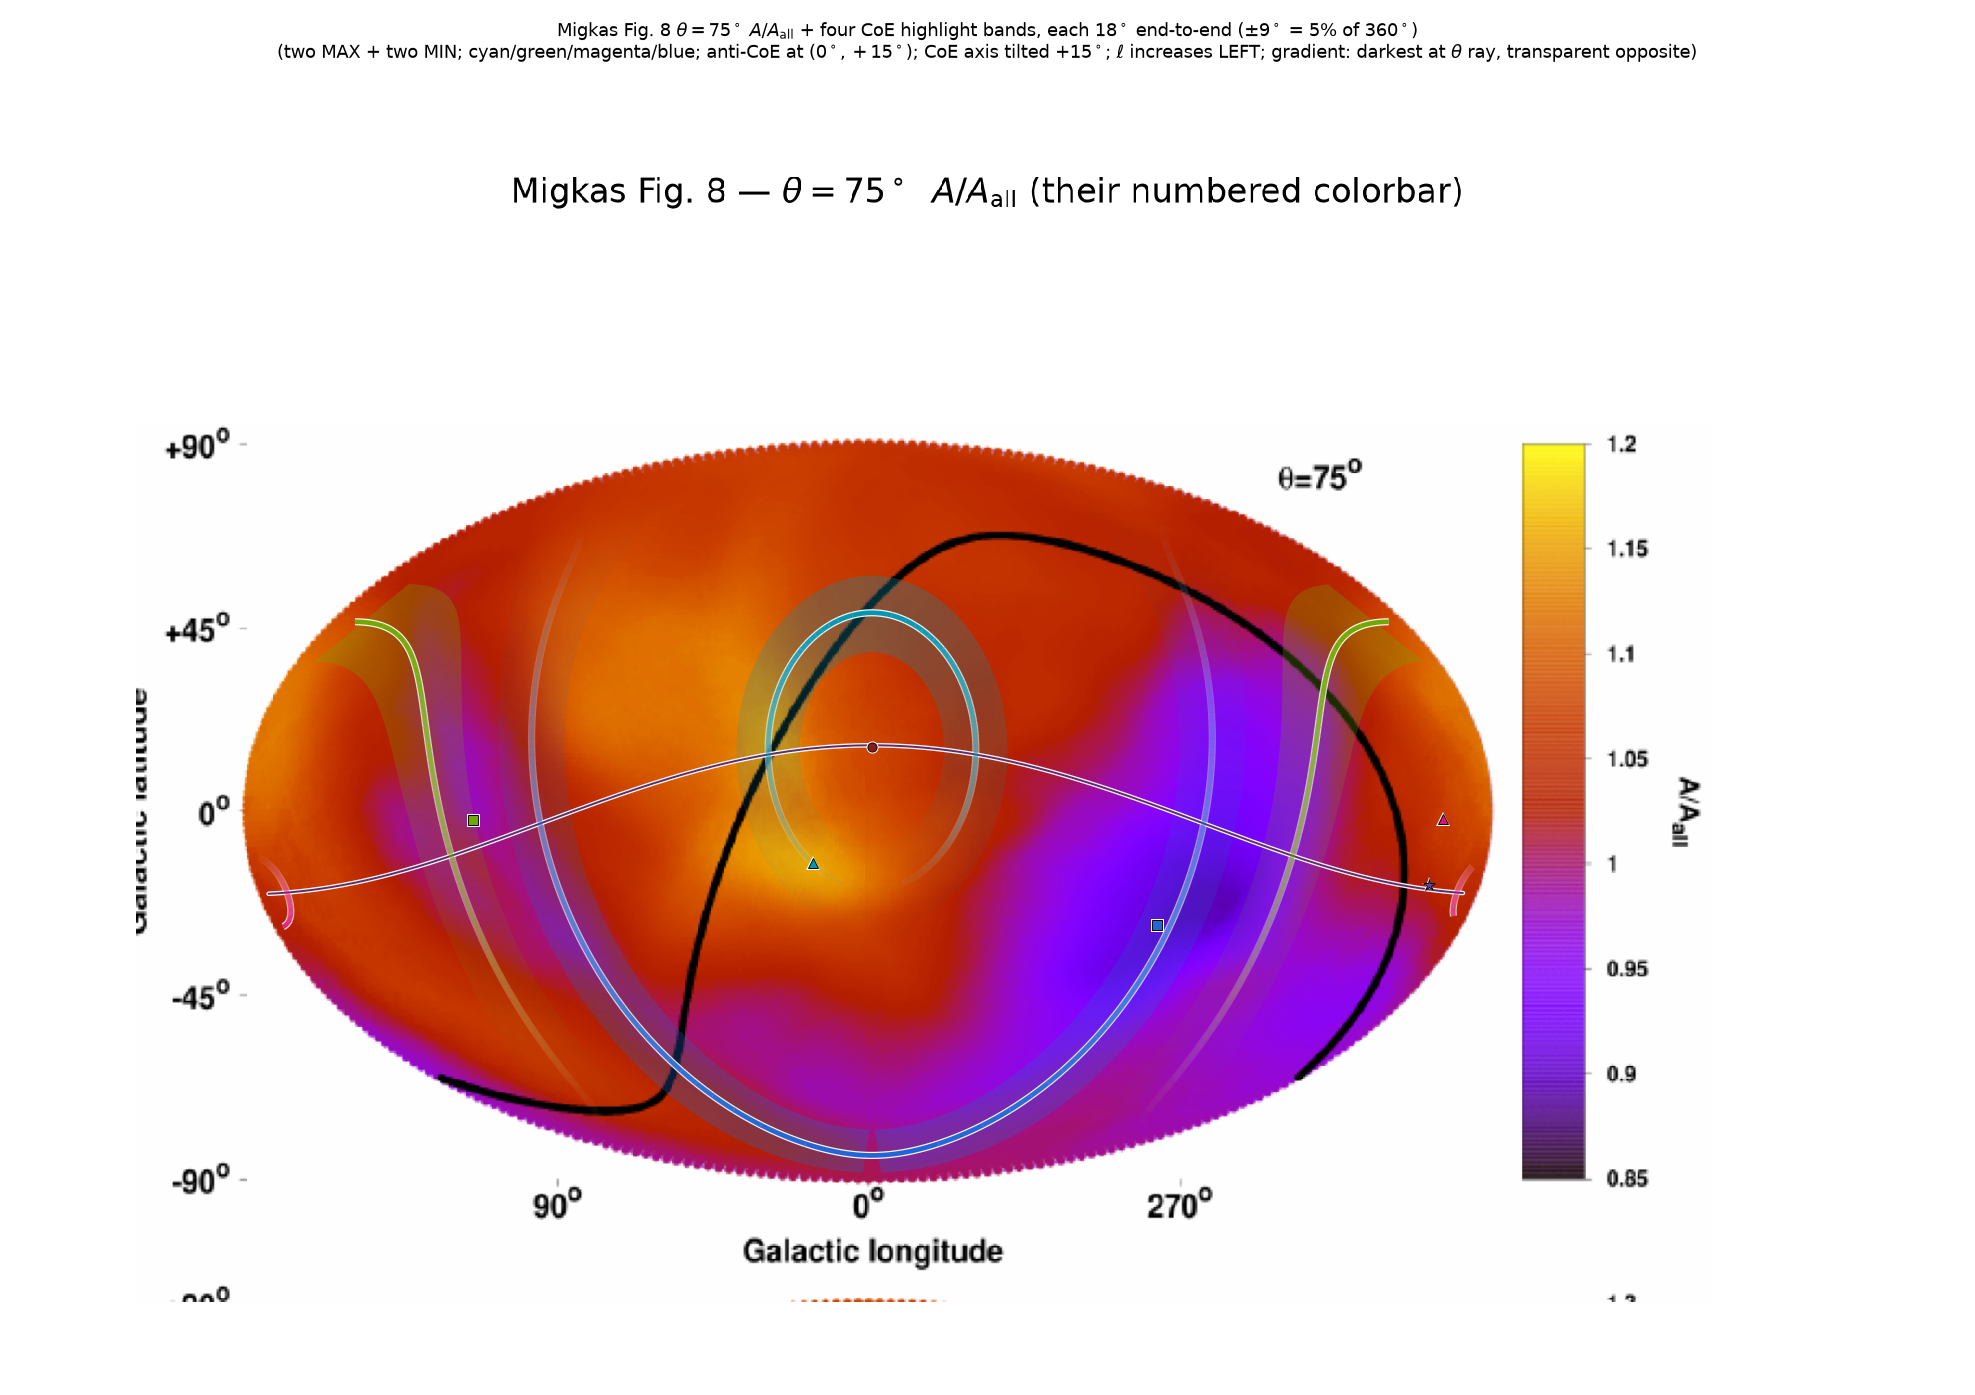

Write the Python code that produced this figure.
# AUTO-WRAP generator for fig8_overlay_matched_grad.png
"""fig8_overlay_matched_grad.png -- generating script (placed beside the PNG per the every-PNG-has-its-.py rule).

Provenance: cosmology/figures/make_migkas_fig8_overlay_matched.py (VERSIONS loop writes all 5 variants)
Embedded source: /workspace/cosmology/figures/make_migkas_fig8_overlay_matched.py  (verbatim below, unmodified)
Run:  python3 fig8_overlay_matched_grad.py   -> writes fig8_overlay_matched_grad_regen.png beside this file (the original PNG is never overwritten).
The embedded code runs with cwd = /workspace/cosmology/figures so its input files resolve; any other files it
tries to write are diverted to a scratch dir.
"""
import os, sys, builtins, tempfile
HERE = os.path.dirname(os.path.abspath(__file__))
OUT = os.path.join(HERE, 'fig8_overlay_matched_grad' + '_regen.png')
SRC_CWD = '/workspace/cosmology/figures'
MATCH = ['fig8_overlay_matched_grad.png']       # basename(s) the source saves this figure under
SCRATCH = tempfile.mkdtemp(prefix='regen_fig8_overlay_matched_grad_')
import matplotlib; matplotlib.use('Agg')
import matplotlib.figure as _mf
_orig_open = builtins.open
def _divert(p):
    p = os.fspath(p)
    if os.path.abspath(p) == OUT: return p
    return os.path.join(SCRATCH, os.path.basename(p))
def _open(file, mode='r', *a, **k):
    if isinstance(file, (str, bytes, os.PathLike)) and any(c in mode for c in 'wax+'):
        file = _divert(file)
    return _orig_open(file, mode, *a, **k)
builtins.open = _open
_orig_save = _mf.Figure.savefig
def _savefig(self, fname, *a, **k):
    if isinstance(fname, (str, os.PathLike)):
        b = os.path.basename(os.fspath(fname))
        fname = OUT if b in MATCH else os.path.join(SCRATCH, b)
    return _orig_save(self, fname, *a, **k)
_mf.Figure.savefig = _savefig
try:
    from PIL import Image as _I
    _ois = _I.Image.save
    def _isave(self, fp, *a, **k):
        if isinstance(fp, (str, os.PathLike)):
            b = os.path.basename(os.fspath(fp)); fp = OUT if (b in MATCH or os.path.abspath(os.fspath(fp)) == OUT) else os.path.join(SCRATCH, b)
        return _ois(self, fp, *a, **k)
    _I.Image.save = _isave
except Exception: pass
os.chdir(SRC_CWD); sys.path.insert(0, SRC_CWD)
sys.argv = ['/workspace/cosmology/figures/make_migkas_fig8_overlay_matched.py'] + []

SOURCE = '#!/usr/bin/env python3\n"""\nSuperimpose CoE MAX/MIN highlight bands + Migkas markers onto the REAL Migkas\nFig. 8 theta=75 A/A_all Mollweide map.\n\nMatches make_coe_rings_migkas_pin_axis.py (three-panel Panel B) geometry:\n  Exactly FOUR features — each ONE transparent highlight band, 18° end-to-end\n  (= ±9° = 5% of 360°) about the center θ + ONE solid mid-stroke:\n    MAX 30°  → [21°, 39°]   color #00e5ff (bright cyan)\n    MAX 185° → [176°, 194°] color #ff2d95 (magenta/hot pink)\n    MIN 115° → [106°, 124°] color #b8f200 (lime)\n    MIN 265° → [256°, 274°] color #4fc3f7 (sky blue)\n  Drawing: clean PolyCollection fill + one mid-stroke (optional thin white\n  underlay on mid only). NO black rim, NO thick white halo stacks, NO dual\n  boundary-edge strokes. No 283° companion. No Dec=0 overlay.\n  MAX triangles: (17°, −9°) and (185°, 0°)\n  MIN squares:   (115°, 0°) and (274°, −22°)\n  CoE axis tilted +30°: anti-CoE (0°,+30°), CoE (180°,−30°) (purple).\n\nRegistration (unchanged from working Fig. 8):\n  GOOD_REG = (cx, cy, Rx, Ry) = (863.0, 763.25, 693.9927, 392.542425)\n  Source: FULL_migkas_theta75.png\n  CoE axis tilted +30°; clip/inset so overlays stay inside colored oval\n  lon_disp = -wrap(ℓ)\n\nOutputs:\n  migkas_fig8_theta75_with_coe_rings.png\n  migkas_fig8_theta75_with_coe_rings.json\n"""\n\nfrom __future__ import annotations\n\nimport json\nfrom pathlib import Path\n\nimport matplotlib.pyplot as plt\nimport numpy as np\nfrom matplotlib.collections import PolyCollection\nfrom matplotlib.lines import Line2D\nfrom matplotlib.patches import Ellipse, Patch\nfrom PIL import Image\n\nOUT_DIR = Path(__file__).resolve().parent\nSM_DIR = Path("/workspace/cosmology/papers/spreadsheet_model")\nPNG_PATH = SM_DIR / "fig8_overlay_matched.png"\nJSON_PATH = SM_DIR / "fig8_overlay_matched.json"\n\n# Versions = panel B of each three-panel figure (grad: opacity gradient, roll: deg CCW about CoE axis)\nVERSIONS = [\n    ("matched", False, 0.0),\n    ("matched_grad", True, 0.0),\n    ("matched_grad_rot45", True, 45.0),\n    ("matched_grad_rot81", True, 80.8),\n    ("matched_rot81", False, 80.8),  # roll + all loops, no opacity gradient\n]\nGRAD = False\nROLL = 0.0\nSHOW_LEGEND = False  # letter Fig.6: no legend box/strip\n\nSOURCE_CANDIDATES = [\n    Path("/workspace/cosmology/map_compare/FULL_migkas_theta75.png"),\n    Path("/workspace/cosmology/map_compare/migkas_fig8_theta75_crop.png"),\n    Path("/workspace/cosmology/migkas/pub_maps/Fig8_full_hires.png"),\n]\n\n# Strip A(ℓ) scan stops from +x (after-2ℓ A_after extrema) — four band centers.\n# 5% of 360° = 18° end-to-end → half-width ±9° about each center (match three-panel).\nBAND_HALF = 9.0\nBAND_FULL = 2.0 * BAND_HALF  # 18°\nTHETA_MAX = [29.5, 187.5]\nTHETA_MIN = [122.6, 264.4]\nMAX_BANDS = [(t - BAND_HALF, t + BAND_HALF) for t in THETA_MAX]  # [21,39], [176,194]\nMIN_BANDS = [(t - BAND_HALF, t + BAND_HALF) for t in THETA_MIN]  # [106,124], [256,274]\n\n\ndef mu_pair_for_band(lo, hi):\n    """Edge μ=cos(θ) for a scan-angle band (μ-space, not θ-space)."""\n    return float(np.cos(np.deg2rad(lo))), float(np.cos(np.deg2rad(hi)))\n\n# Visually-good registration (pre medial-axis retune). Hard-set as working default.\nGOOD_REG = {\n    "cx": 863.0,\n    "cy": 763.25,\n    "Rx": 693.9927,\n    "Ry": 392.542425,\n}\n\n# Sky markers (ℓ, b): map extrema + strip stand-ins (same as 3-panel Panel B).\nMIGKAS_MAXES = [(17.0, -9.0), (185.0, 0.0)]\nMIGKAS_MINS = [(115.0, 0.0), (274.0, -22.0)]\n\n# Galactic pose (Chris 2026-09-22): anti-CoE (+D/+x) at (0°, +30°); CoE at (180°, −30°)\nANTI_COE_LB = (0.0, 15.0)\nCOE_LB = (180.0, -15.0)\nAXIS_TILT_B_DEG = 15.0\n\n\ndef lb_to_n(l_deg, b_deg):\n    l = np.deg2rad(l_deg)\n    b = np.deg2rad(b_deg)\n    return np.array(\n        [np.cos(b) * np.cos(l), np.cos(b) * np.sin(l), np.sin(b)], dtype=float\n    )\n\n\nD_HAT = lb_to_n(*ANTI_COE_LB)  # +D = anti-CoE = +x\n\n\ndef great_circle_through_poles(D, n=721):\n    """Great circle through ±D (CoE axis meridian on the sky)."""\n    a = D / np.linalg.norm(D)\n    tmp = np.array([0.0, 0.0, 1.0])\n    if abs(np.dot(a, tmp)) > 0.9:\n        tmp = np.array([1.0, 0.0, 0.0])\n    e2 = np.cross(a, tmp)\n    e2 /= np.linalg.norm(e2)\n    t = np.linspace(0.0, 2.0 * np.pi, n)\n    pts = np.outer(np.cos(t), a) + np.outer(np.sin(t), e2)\n    ls = np.array([n_to_lb(p)[0] for p in pts])\n    bs = np.array([n_to_lb(p)[1] for p in pts])\n    return ls, bs\n\n# High-contrast loop colors that pop on magma (avoid reds/oranges/corals)\nC_MAX_30 = "#0097b2"    # cyan — MAX 29.5° (three-panel matched)\nC_MAX_185 = "#e0107a"   # magenta — MAX 187.5°\nC_MIN_115 = "#6fa800"   # green — MIN 122.6°\nC_MIN_265 = "#2166d4"   # blue — MIN 264.4°\nCOLORS_MAX = [C_MAX_30, C_MAX_185]\nCOLORS_MIN = [C_MIN_115, C_MIN_265]\nC_COE = "#6b3fa0"\nC_ANTI = "#8e1b1b"  # dark red marker; distinct from loop reds (match three-panel)\nC_AXIS = "#5b2c6f"\nC_EQ = "#1e8449"\n\n\ndef wrap_lon_deg(lon):\n    return ((np.asarray(lon, dtype=float) + 180.0) % 360.0) - 180.0\n\n\ndef lon_disp_from_ell(ell_deg):\n    return -wrap_lon_deg(ell_deg)\n\n\ndef n_to_lb(n):\n    n = np.asarray(n, dtype=float)\n    n = n / np.linalg.norm(n)\n    b = float(np.rad2deg(np.arcsin(np.clip(n[2], -1.0, 1.0))))\n    l = float(np.rad2deg(np.arctan2(n[1], n[0])) % 360.0)\n    return l, b\n\n\ndef celestial_equator_lb(n=2500):\n    ra_ngp = np.deg2rad(192.85948)\n    dec_ngp = np.deg2rad(27.12825)\n    l_ncp = np.deg2rad(122.93192)\n    ra = np.linspace(0.0, 2.0 * np.pi, n, endpoint=False)\n    dec = 0.0\n    sin_b = np.clip(\n        np.sin(dec) * np.sin(dec_ngp)\n        + np.cos(dec) * np.cos(dec_ngp) * np.cos(ra - ra_ngp),\n        -1.0,\n        1.0,\n    )\n    b = np.arcsin(sin_b)\n    y = np.cos(dec) * np.sin(ra - ra_ngp)\n    x = (\n        np.sin(dec) * np.cos(dec_ngp)\n        - np.cos(dec) * np.sin(dec_ngp) * np.cos(ra - ra_ngp)\n    )\n    l = (l_ncp - np.arctan2(y, x)) % (2.0 * np.pi)\n    return np.rad2deg(l), np.rad2deg(b)\n\n\ndef small_circle_about_axis(axis, mu, n=721):\n    a = axis / np.linalg.norm(axis)\n    mu = float(np.clip(mu, -1.0 + 1e-9, 1.0 - 1e-9))\n    tmp = np.array([0.0, 0.0, 1.0]) if abs(a[2]) < 0.9 else np.array([1.0, 0.0, 0.0])\n    e1 = np.cross(a, tmp)\n    e1 /= np.linalg.norm(e1)\n    e2 = np.cross(a, e1)\n    rho = np.sqrt(max(0.0, 1.0 - mu * mu))\n    t = np.linspace(0.0, 2.0 * np.pi, n)\n    return (mu * a)[None, :] + rho * (\n        np.outer(np.cos(t), e1) + np.outer(np.sin(t), e2)\n    )\n\n\ndef mollweide_xy(lon_rad, lat_rad, n_iter=64):\n    """Standard Mollweide; stable bracketed solve of 2θ+sin(2θ)=π sin(lat)."""\n    lon = np.asarray(lon_rad, dtype=float)\n    lat = np.asarray(lat_rad, dtype=float)\n    target = np.pi * np.sin(np.clip(lat, -np.pi / 2, np.pi / 2))\n    lo = np.full_like(lat, -np.pi / 2, dtype=float)\n    hi = np.full_like(lat, np.pi / 2, dtype=float)\n    for _ in range(n_iter):\n        mid = 0.5 * (lo + hi)\n        g = 2.0 * mid + np.sin(2.0 * mid)\n        lo = np.where(g < target, mid, lo)\n        hi = np.where(g >= target, mid, hi)\n    theta = 0.5 * (lo + hi)\n    theta = np.where(lat >= np.pi / 2 - 1e-15, np.pi / 2, theta)\n    theta = np.where(lat <= -np.pi / 2 + 1e-15, -np.pi / 2, theta)\n    x = (2.0 * np.sqrt(2.0) / np.pi) * lon * np.cos(theta)\n    y = np.sqrt(2.0) * np.sin(theta)\n    return x, y\n\n\ndef lb_to_px(ell_deg, b_deg, cx, cy, Rx, Ry):\n    lon = np.deg2rad(lon_disp_from_ell(np.asarray(ell_deg, dtype=float)))\n    lat = np.deg2rad(np.asarray(b_deg, dtype=float))\n    x, y = mollweide_xy(lon, lat)\n    Xn = x / (2.0 * np.sqrt(2.0))\n    Yn = y / np.sqrt(2.0)\n    return cx + Xn * Rx, cy - Yn * Ry\n\n\ndef as_xy(px, py):\n    return float(np.asarray(px).reshape(-1)[0]), float(np.asarray(py).reshape(-1)[0])\n\n\ndef chamfer_distance_to_dark(dark):\n    h, w = dark.shape\n    INF = 1e6\n    D = np.where(dark, 0.0, INF)\n    for y in range(h):\n        for x in range(w):\n            v = D[y, x]\n            if x > 0:\n                v = min(v, D[y, x - 1] + 1.0)\n            if y > 0:\n                v = min(v, D[y - 1, x] + 1.0)\n            if x > 0 and y > 0:\n                v = min(v, D[y - 1, x - 1] + 1.414)\n            if x + 1 < w and y > 0:\n                v = min(v, D[y - 1, x + 1] + 1.414)\n            D[y, x] = v\n    for y in range(h - 1, -1, -1):\n        for x in range(w - 1, -1, -1):\n            v = D[y, x]\n            if x + 1 < w:\n                v = min(v, D[y, x + 1] + 1.0)\n            if y + 1 < h:\n                v = min(v, D[y + 1, x] + 1.0)\n            if x + 1 < w and y + 1 < h:\n                v = min(v, D[y + 1, x + 1] + 1.414)\n            if x > 0 and y + 1 < h:\n                v = min(v, D[y + 1, x - 1] + 1.414)\n            D[y, x] = v\n    return D\n\n\ndef detect_oval_bbox(rgb):\n    h, w, _ = rgb.shape\n    white = (rgb[:, :, 0] > 250) & (rgb[:, :, 1] > 250) & (rgb[:, :, 2] > 250)\n    oval_left = np.full(h, np.nan)\n    oval_right = np.full(h, np.nan)\n    for y in range(h):\n        row = ~white[y]\n        d = np.diff(np.r_[0, row.astype(int), 0])\n        starts = np.where(d == 1)[0]\n        ends = np.where(d == -1)[0] - 1\n        if len(starts) == 0:\n            continue\n        lengths = ends - starts + 1\n        candidates = [\n            (int(lengths[i]), int(starts[i]), int(ends[i]))\n            for i in range(len(starts))\n            if starts[i] < 0.72 * w and lengths[i] > 40\n        ]\n        if not candidates:\n            continue\n        candidates.sort(reverse=True)\n        _, L, R = candidates[0]\n        oval_left[y] = L\n        oval_right[y] = R\n    widths = np.where(np.isfinite(oval_left), oval_right - oval_left, 0.0)\n    yeq = int(np.argmax(widths))\n    thresh = 0.08 * widths[yeq]\n    y0 = yeq\n    while y0 > 0 and widths[y0 - 1] >= thresh:\n        y0 -= 1\n    y1 = yeq\n    while y1 < h - 1 and widths[y1 + 1] >= thresh:\n        y1 += 1\n    x0 = float(oval_left[yeq])\n    x1 = float(oval_right[yeq])\n    return {\n        "x0": int(x0),\n        "x1": int(x1),\n        "y0": int(y0),\n        "y1": int(y1),\n        "yeq": int(yeq),\n        "cx": 0.5 * (x0 + x1),\n        "cy": 0.5 * (y0 + y1),\n        "Rx": 0.5 * (x1 - x0),\n        "Ry": 0.5 * (y1 - y0 + 1),\n    }\n\n\ndef refine_registration(rgb, seed):\n    """Gray/dark Dec=0 lock (pre medial-axis). Prefer GOOD_REG hard-set in main."""\n    h, w, _ = rgb.shape\n    dark = rgb.mean(axis=2) < 55\n    dist = chamfer_distance_to_dark(dark)\n\n    ell_eq, b_eq = celestial_equator_lb(2500)\n    lon = np.deg2rad(lon_disp_from_ell(ell_eq))\n    lat = np.deg2rad(b_eq)\n    mx, my = mollweide_xy(lon, lat)\n    Xn = mx / (2.0 * np.sqrt(2.0))\n    Yn = my / np.sqrt(2.0)\n\n    def median_dist(cx, cy, Rx, Ry):\n        px = cx + Xn * Rx\n        py = cy - Yn * Ry\n        m = (px >= 1) & (px < w - 1) & (py >= 1) & (py < h - 1)\n        xi = np.clip(np.round(px[m]).astype(int), 0, w - 1)\n        yi = np.clip(np.round(py[m]).astype(int), 0, h - 1)\n        return float(np.median(dist[yi, xi]))\n\n    base = {k: float(seed[k]) for k in ("cx", "cy", "Rx", "Ry")}\n    best_sc = median_dist(**base)\n    best = dict(base)\n    for dcx in np.linspace(-10, 10, 21):\n        for dcy in np.linspace(-10, 10, 21):\n            for sRx in (0.98, 0.99, 1.0, 1.01, 1.02):\n                for sRy in (0.98, 0.99, 1.0, 1.01, 1.02):\n                    p = dict(\n                        cx=base["cx"] + dcx,\n                        cy=base["cy"] + dcy,\n                        Rx=base["Rx"] * sRx,\n                        Ry=base["Ry"] * sRy,\n                    )\n                    sc = median_dist(**p)\n                    if sc < best_sc:\n                        best_sc = sc\n                        best = p\n    b = best\n    for dcx in np.linspace(-2, 2, 17):\n        for dcy in np.linspace(-2, 2, 17):\n            for sRx in np.linspace(0.995, 1.005, 11):\n                for sRy in np.linspace(0.995, 1.005, 11):\n                    p = dict(\n                        cx=b["cx"] + dcx,\n                        cy=b["cy"] + dcy,\n                        Rx=b["Rx"] * sRx,\n                        Ry=b["Ry"] * sRy,\n                    )\n                    sc = median_dist(**p)\n                    if sc < best_sc:\n                        best_sc = sc\n                        best = p\n    best["ceq_median_px"] = float(best_sc)\n    return best\n\n\ndef choose_source():\n    for p in SOURCE_CANDIDATES:\n        if p.is_file():\n            return p\n    raise FileNotFoundError("No Migkas Fig.8 theta=75 source image found")\n\n\ndef sample_rgb(rgb, ell, b, cx, cy, Rx, Ry, r=4):\n    px, py = lb_to_px(ell, b, cx, cy, Rx, Ry)\n    xi, yi = int(round(as_xy(px, py)[0])), int(round(as_xy(px, py)[1]))\n    patch = rgb[max(0, yi - r) : yi + r + 1, max(0, xi - r) : xi + r + 1]\n    return patch.mean(axis=(0, 1))\n\n\ndef validate_landmarks(rgb, reg):\n    cx, cy, Rx, Ry = reg["cx"], reg["cy"], reg["Rx"], reg["Ry"]\n    pts = {}\n    landmarks = [\n        ("center", 0.0, 0.0),\n        ("ell90", 90.0, 0.0),\n        ("ell270", 270.0, 0.0),\n        ("north", 0.0, 90.0),\n        ("south", 0.0, -90.0),\n    ]\n    for i, (ell, b) in enumerate(MIGKAS_MAXES):\n        landmarks.append((f"migkas_max{i}", ell, b))\n    for i, (ell, b) in enumerate(MIGKAS_MINS):\n        landmarks.append((f"migkas_min{i}", ell, b))\n    for name, ell, b in landmarks:\n        x, y = as_xy(*lb_to_px(ell, b, cx, cy, Rx, Ry))\n        pts[name] = {"ell": ell, "b": b, "px": x, "py": y}\n\n    assert pts["ell90"]["px"] < pts["center"]["px"], "l=90 must be LEFT of center"\n    assert pts["ell270"]["px"] > pts["center"]["px"], "l=270 must be RIGHT of center"\n    assert abs(pts["center"]["px"] - cx) < 1.5\n    assert abs(pts["center"]["py"] - cy) < 1.5\n    assert pts["north"]["py"] < pts["center"]["py"]\n    assert pts["south"]["py"] > pts["center"]["py"]\n\n    # Map-extrema pair: (17,-9) should sit in a warmer patch than (274,-22).\n    cmax = sample_rgb(rgb, *MIGKAS_MAXES[0], cx, cy, Rx, Ry)\n    cmin = sample_rgb(rgb, *MIGKAS_MINS[1], cx, cy, Rx, Ry)\n    assert (cmax[0] + cmax[1]) > (cmin[0] + cmin[1]) + 50\n    return {\n        "landmarks_px": pts,\n        "migkas_max0_rgb_mean": [float(x) for x in cmax],\n        "migkas_min1_rgb_mean": [float(x) for x in cmin],\n    }\n\n\ndef inside_ellipse(px, py, ecx, ecy, eRx, eRy, r_lim=1.0):\n    """Boolean mask: points inside axis-aligned ellipse (image y down)."""\n    px = np.asarray(px, dtype=float)\n    py = np.asarray(py, dtype=float)\n    Xn = (px - ecx) / eRx\n    Yn = (py - ecy) / eRy\n    return Xn * Xn + Yn * Yn <= float(r_lim) * float(r_lim)\n\n\ndef plot_lb_curve(\n    ax, ell, b, cx, cy, Rx, Ry, inset=1.0, jump_px=45.0,\n    clip_r2=None, clip_path=None, color_oval=None, **kw\n):\n    """Draw curve in oval; inset<1 keeps strokes inside the published Mollweide edge."""\n    px, py = lb_to_px(ell, b, cx, cy, Rx, Ry)\n    px = np.asarray(px, dtype=float).reshape(-1)\n    py = np.asarray(py, dtype=float).reshape(-1)\n    # Pull points slightly toward oval center so thick strokes do not spill past the rim.\n    px = cx + (px - cx) * inset\n    py = cy + (py - cy) * inset\n    Xn = (px - cx) / Rx\n    Yn = (cy - py) / Ry\n    r2_lim = (inset * inset) if clip_r2 is None else float(clip_r2)\n    inside = Xn * Xn + Yn * Yn <= r2_lim\n    # Also require published colored oval (seed) so registration oversize cannot bleed.\n    if color_oval is not None:\n        ocx, ocy, oRx, oRy, o_r = color_oval\n        inside = inside & inside_ellipse(px, py, ocx, ocy, oRx, oRy, o_r)\n    px = np.where(inside, px, np.nan)\n    py = np.where(inside, py, np.nan)\n\n    segs = []\n    cur_x, cur_y = [], []\n    for x, y in zip(px, py):\n        if not (np.isfinite(x) and np.isfinite(y)):\n            if len(cur_x) >= 2:\n                segs.append((cur_x, cur_y))\n            cur_x, cur_y = [], []\n            continue\n        if cur_x and np.hypot(x - cur_x[-1], y - cur_y[-1]) > jump_px:\n            if len(cur_x) >= 2:\n                segs.append((cur_x, cur_y))\n            cur_x, cur_y = [float(x)], [float(y)]\n        else:\n            cur_x.append(float(x))\n            cur_y.append(float(y))\n    if len(cur_x) >= 2:\n        segs.append((cur_x, cur_y))\n    if clip_path is not None:\n        kw["clip_path"] = clip_path\n        kw["clip_on"] = True\n    for sx, sy in segs:\n        (line,) = ax.plot(sx, sy, **kw)\n        if clip_path is not None:\n            line.set_clip_path(clip_path)\n            line.set_clip_on(True)\n\n\ndef plot_closed_ring(\n    ax, mu, cx, cy, Rx, Ry, color, lw, inset=1.0, jump_px=80.0,\n    clip_path=None, color_oval=None, ls="-", wash_alpha=None,\n):\n    """\n    Exact projected small-circle about D_HAT=+x: n·x̂ = μ.\n\n    Parameterize on the sphere, convert to Galactic (ℓ,b), apply\n    lon_disp = -wrap(ℓ), Mollweide-project, and stroke continuous polylines.\n    Split wherever display-longitude jumps across the antimeridian (or pixel\n    distance jumps). Never invent interior chords, ellipse fits, or decorative\n    oval-rim bridges.\n\n    Notes on θ labels used elsewhere:\n      μ=cos(30°)  → r=30° about +x (closed oval near map center)\n      μ=cos(185°)=cos(175°) → r=175° about +x ≡ 5° about CoE\n        → small arcs on BOTH left and right map edges (not a rim loop)\n      μ=cos(115°) → r=115° about +x (large seam-crossing curve)\n      μ=cos(265°)=cos(95°) → r=95° about +x (near-meridian, seam-crossing)\n    """\n    pts = small_circle_about_axis(D_HAT, mu, n=4001)\n    # Keep sampling order around the axis (azimuth) — stable for splitting.\n    phi = np.arctan2(pts[:, 2], pts[:, 1])\n    order = np.argsort(phi)\n    pts = pts[order]\n\n    ell = np.empty(len(pts))\n    b = np.empty(len(pts))\n    for i, p in enumerate(pts):\n        ell[i], b[i] = n_to_lb(p)\n\n    lon = np.deg2rad(lon_disp_from_ell(ell))  # λ ∈ (-π, π]\n    lat = np.deg2rad(b)\n\n    # Split on antimeridian jumps in display longitude BEFORE pixel projection.\n    dlon = np.diff(lon)\n    cuts = np.where(np.abs(dlon) > np.pi)[0] + 1\n    # Also close the periodic sample: check wrap between last and first.\n    # Build open segments from azimuth-ordered points.\n    idx = np.concatenate([[0], cuts, [len(lon)]])\n    lon_segs = []\n    for i0, i1 in zip(idx[:-1], idx[1:]):\n        if i1 - i0 >= 2:\n            lon_segs.append((lon[i0:i1].copy(), lat[i0:i1].copy()))\n\n    # Circle sampling is cyclic. Merge the artificial last→first break when\n    # that periodic join is not itself an antimeridian crossing. Otherwise a\n    # seam-crossing circle falsely appears as three pieces with a tiny hole.\n    if len(lon_segs) > 1 and abs(lon[0] - lon[-1]) <= np.pi:\n        first_lo, first_la = lon_segs[0]\n        last_lo, last_la = lon_segs[-1]\n        lon_segs = [(\n            np.concatenate([last_lo, first_lo]),\n            np.concatenate([last_la, first_la]),\n        )] + lon_segs[1:-1]\n\n    # Only now pin TRUE seam endpoints to ±π. Never snap the arbitrary\n    # parameterization start/end to the boundary.\n    snapped = []\n    for lo, la in lon_segs:\n        if abs(abs(lo[0]) - np.pi) < np.deg2rad(10):\n            lo[0] = np.sign(lo[0] if lo[0] != 0 else 1.0) * np.pi\n        if abs(abs(lo[-1]) - np.pi) < np.deg2rad(10):\n            lo[-1] = np.sign(lo[-1] if lo[-1] != 0 else 1.0) * np.pi\n        snapped.append((lo, la))\n    lon_segs = snapped\n\n    def stroke_xy(xs, ys):\n        if len(xs) < 2:\n            return\n        if wash_alpha is not None:\n            # Soft μ-wash stroke: no white underlay; translucent color only.\n            layers = ((color, lw, 2, float(wash_alpha)),)\n        else:\n            # Clean mid-stroke: optional thin white underlay only (lw+1.5), then color.\n            # No black outer rim, no thick white halo stack.\n            layers = (\n                ("white", lw + 1.5, 3, 0.95),\n                (color, lw, 4, 1.0),\n            )\n        for col, width, z, a in layers:\n            (line,) = ax.plot(\n                xs, ys, color=col, lw=width, linestyle=ls,\n                solid_capstyle="round", solid_joinstyle="round",\n                zorder=z, alpha=a,\n                clip_path=clip_path, clip_on=True,\n            )\n            if clip_path is not None:\n                line.set_clip_path(clip_path)\n                line.set_clip_on(True)\n\n    r2_lim = inset * inset + 1e-10\n    drawn = 0\n    for lo, la in lon_segs:\n        # Mollweide in normalized oval coords, then pixels.\n        x_m, y_m = mollweide_xy(lo, la)\n        Xn = x_m / (2.0 * np.sqrt(2.0))\n        Yn = y_m / np.sqrt(2.0)\n        px = cx + Xn * Rx\n        py = cy - Yn * Ry\n        # Mild inset so thick strokes stay inside published oval (no rim-snap).\n        px = cx + (px - cx) * inset\n        py = cy + (py - cy) * inset\n        Xn2 = (px - cx) / Rx\n        Yn2 = (cy - py) / Ry\n        inside = (Xn2 * Xn2 + Yn2 * Yn2) <= r2_lim\n        if color_oval is not None:\n            ocx, ocy, oRx, oRy, o_r = color_oval\n            inside = inside & inside_ellipse(px, py, ocx, ocy, oRx, oRy, o_r)\n\n        # Pixel-space split on NaN / large jumps / outside oval.\n        cur_x, cur_y = [], []\n        for x, y, ok in zip(px, py, inside):\n            if (not ok) or (not np.isfinite(x)) or (not np.isfinite(y)):\n                if len(cur_x) >= 2:\n                    stroke_xy(cur_x, cur_y)\n                    drawn += 1\n                cur_x, cur_y = [], []\n                continue\n            if cur_x and np.hypot(x - cur_x[-1], y - cur_y[-1]) > jump_px:\n                if len(cur_x) >= 2:\n                    stroke_xy(cur_x, cur_y)\n                    drawn += 1\n                cur_x, cur_y = [float(x)], [float(y)]\n            else:\n                cur_x.append(float(x))\n                cur_y.append(float(y))\n        if len(cur_x) >= 2:\n            # Close only if this single segment is already nearly a loop\n            # (non-wrapping ring such as MAX 30°).\n            if (\n                drawn == 0\n                and len(lon_segs) == 1\n                and np.hypot(cur_x[0] - cur_x[-1], cur_y[0] - cur_y[-1]) < jump_px\n            ):\n                cur_x.append(cur_x[0])\n                cur_y.append(cur_y[0])\n            stroke_xy(cur_x, cur_y)\n            drawn += 1\n\n\n\ndef _ring_px_arrays(mu, cx, cy, Rx, Ry, inset, n_pts=721):\n    """Small-circle n·D=μ → pixel (px, py) arrays, azimuth-ordered, with inset."""\n    pts = small_circle_about_axis(D_HAT, float(mu), n=n_pts)\n    phi = np.arctan2(pts[:, 2], pts[:, 1])\n    order = np.argsort(phi)\n    pts = pts[order]\n    ell = np.empty(n_pts)\n    b = np.empty(n_pts)\n    for i, p in enumerate(pts):\n        ell[i], b[i] = n_to_lb(p)\n    lon = np.deg2rad(lon_disp_from_ell(ell))\n    lat = np.deg2rad(b)\n    x_m, y_m = mollweide_xy(lon, lat)\n    Xn = x_m / (2.0 * np.sqrt(2.0))\n    Yn = y_m / np.sqrt(2.0)\n    px = cx + Xn * Rx\n    py = cy - Yn * Ry\n    px = cx + (px - cx) * inset\n    py = cy + (py - cy) * inset\n    return lon, px, py\n\n\ndef fill_highlight_band(\n    ax, theta_lo, theta_hi, theta_mid, cx, cy, Rx, Ry, color,\n    inset=1.0, clip_path=None, color_oval=None, n_pts=721, jump_px=80.0,\n):\n    """\n    One highlight band matching three-panel Panel B:\n      continuous transparent polygon strips between ±BAND_HALF edges\n      (broken only at Mollweide antimeridian / large pixel jumps — NOT a dense\n      multi-stroke wash) + ONE solid mid-stroke at θ_mid.\n    """\n    mu_a, mu_b = mu_pair_for_band(theta_lo, theta_hi)\n    mu_mid = float(np.cos(np.deg2rad(theta_mid)))\n    lon_a, px_a, py_a = _ring_px_arrays(mu_a, cx, cy, Rx, Ry, inset, n_pts=n_pts)\n    lon_b, px_b, py_b = _ring_px_arrays(mu_b, cx, cy, Rx, Ry, inset, n_pts=n_pts)\n\n    r2_lim = inset * inset + 1e-10\n\n    def _inside(px, py):\n        Xn2 = (px - cx) / Rx\n        Yn2 = (cy - py) / Ry\n        ok = (Xn2 * Xn2 + Yn2 * Yn2) <= r2_lim\n        if color_oval is not None:\n            ocx, ocy, oRx, oRy, o_r = color_oval\n            ok = ok & inside_ellipse(px, py, ocx, ocy, oRx, oRy, o_r)\n        return ok\n\n    gap = 0.9 * np.pi\n    bad = np.zeros(n_pts - 1, dtype=bool)\n    for i in range(n_pts - 1):\n        if abs(lon_a[i + 1] - lon_a[i]) > gap:\n            bad[i] = True\n        elif abs(lon_b[i + 1] - lon_b[i]) > gap:\n            bad[i] = True\n        elif abs(lon_a[i] - lon_b[i]) > gap:\n            bad[i] = True\n        elif abs(lon_a[i + 1] - lon_b[i + 1]) > gap:\n            bad[i] = True\n        elif np.hypot(px_a[i + 1] - px_a[i], py_a[i + 1] - py_a[i]) > jump_px:\n            bad[i] = True\n        elif np.hypot(px_b[i + 1] - px_b[i], py_b[i + 1] - py_b[i]) > jump_px:\n            bad[i] = True\n        elif (not _inside(px_a[i], py_a[i])) or (not _inside(px_b[i], py_b[i])):\n            bad[i] = True\n        elif (not _inside(px_a[i + 1], py_a[i + 1])) or (not _inside(px_b[i + 1], py_b[i + 1])):\n            bad[i] = True\n\n    polys = []\n    i = 0\n    while i < n_pts - 1:\n        while i < n_pts - 1 and bad[i]:\n            i += 1\n        if i >= n_pts - 1:\n            break\n        j = i\n        while j < n_pts - 1 and not bad[j]:\n            j += 1\n        i0, i1 = i, j\n        if i1 - i0 >= 1:\n            xs = np.concatenate([px_a[i0:i1 + 1], px_b[i0:i1 + 1][::-1]])\n            ys = np.concatenate([py_a[i0:i1 + 1], py_b[i0:i1 + 1][::-1]])\n            polys.append(np.column_stack([xs, ys]))\n        i = j + 1\n\n    if polys:\n        # Soft transparent highlight (clean pre-halo look).\n        coll = PolyCollection(\n            polys, facecolors=color, edgecolors="none",\n            alpha=0.30, zorder=2, linewidths=0,\n        )\n        ax.add_collection(coll)\n        if clip_path is not None:\n            coll.set_clip_path(clip_path)\n            coll.set_clip_on(True)\n\n    # ONE solid mid-stroke only (thin white underlay lw+1.5). No boundary-edge\n    # strokes — dual edges with halos multiply visual lines into "extra loops".\n    plot_closed_ring(\n        ax, mu_mid, cx, cy, Rx, Ry, color, lw=2.8,\n        inset=inset, clip_path=clip_path, color_oval=color_oval,\n    )\n\n\n\n# --- Opacity gradient (same rule as make_coe_rings_migkas_pin_axis_matched_grad*.py):\n# alpha *= (1+cos psi)/2, psi = ring azimuth from the θ-ray point (ring point most\n# along sign(sin θ)·Ŷ, Ŷ = Galactic +z projected ⊥ D), rolled by ROLL (Y\' = cY − sZ).\nfrom matplotlib.collections import LineCollection\nfrom matplotlib.colors import to_rgba\n\n\ndef _ring_basis_roll(D, roll_deg):\n    a = D / np.linalg.norm(D)\n    tmp = np.array([0.0, 0.0, 1.0])\n    if abs(np.dot(a, tmp)) > 0.9:\n        tmp = np.array([0.0, 1.0, 0.0])\n    y = tmp - np.dot(tmp, a) * a\n    y /= np.linalg.norm(y)\n    z = np.cross(a, y)\n    z /= np.linalg.norm(z)\n    r = np.deg2rad(float(roll_deg))\n    c, s_ = np.cos(r), np.sin(r)\n    return c * y - s_ * z, s_ * y + c * z\n\n\ndef _grad_ring_px(mu, theta_mid, cx, cy, Rx, Ry, inset, n):\n    a = D_HAT / np.linalg.norm(D_HAT)\n    mu = float(np.clip(mu, -1.0 + 1e-9, 1.0 - 1e-9))\n    rho = np.sqrt(1.0 - mu * mu)\n    y, z = _ring_basis_roll(a, ROLL)\n    phi0 = 0.5 * np.pi if np.sin(np.deg2rad(theta_mid)) >= 0 else 1.5 * np.pi\n    phi = phi0 + np.linspace(-np.pi, np.pi, n)\n    pts = (mu * a)[None, :] + rho * (np.outer(np.sin(phi), y) + np.outer(np.cos(phi), z))\n    ell = np.array([n_to_lb(p)[0] for p in pts]); b = np.array([n_to_lb(p)[1] for p in pts])\n    lon = np.deg2rad(lon_disp_from_ell(ell)); lat = np.deg2rad(b)\n    x_m, y_m = mollweide_xy(lon, lat)\n    px = cx + x_m / (2.0 * np.sqrt(2.0)) * Rx\n    py = cy - y_m / np.sqrt(2.0) * Ry\n    px = cx + (px - cx) * inset; py = cy + (py - cy) * inset\n    return lon, px, py, 0.5 * (1.0 + np.cos(phi - phi0))\n\n\ndef _rgba(color, alphas):\n    r, g, b_, _ = to_rgba(color)\n    al = np.clip(np.asarray(alphas, dtype=float), 0.0, 1.0)\n    out = np.empty((al.size, 4)); out[:, 0], out[:, 1], out[:, 2], out[:, 3] = r, g, b_, al\n    return out\n\n\ndef _runs(seg_sc, valid, n_levels=64):\n    lev = np.round(np.clip(seg_sc, 0.0, 1.0) * n_levels) / n_levels\n    ok = (lev > 0) & valid\n    runs, i, n = [], 0, lev.size\n    while i < n:\n        if not ok[i]:\n            i += 1; continue\n        j = i + 1\n        while j < n and ok[j] and lev[j] == lev[i]:\n            j += 1\n        runs.append((i, j, float(lev[i]))); i = j\n    return runs\n\n\ndef fill_highlight_band_grad(\n    ax, theta_lo, theta_hi, theta_mid, cx, cy, Rx, Ry, color,\n    inset=1.0, clip_path=None, color_oval=None, n_pts=721, jump_px=80.0,\n):\n    """Same band (alpha 0.30) + mid-stroke (white lw+1.5 @0.95 under colour lw 2.8)\n    as fill_highlight_band, but with the (1+cos psi)/2 opacity gradient."""\n    mu_a, mu_b = mu_pair_for_band(theta_lo, theta_hi)\n    mu_mid = float(np.cos(np.deg2rad(theta_mid)))\n    r2_lim = inset * inset + 1e-10\n\n    def _inside(px, py):\n        ok = ((px - cx) / Rx) ** 2 + ((cy - py) / Ry) ** 2 <= r2_lim\n        if color_oval is not None:\n            ocx, ocy, oRx, oRy, o_r = color_oval\n            ok = ok & inside_ellipse(px, py, ocx, ocy, oRx, oRy, o_r)\n        return ok\n\n    def _clip(coll):\n        if clip_path is not None:\n            coll.set_clip_path(clip_path); coll.set_clip_on(True)\n        ax.add_collection(coll)\n\n    gap = 0.9 * np.pi\n    lon_a, pxa, pya, sc = _grad_ring_px(mu_a, theta_mid, cx, cy, Rx, Ry, inset, n_pts)\n    lon_b, pxb, pyb, _ = _grad_ring_px(mu_b, theta_mid, cx, cy, Rx, Ry, inset, n_pts)\n    qa = np.stack([lon_a[:-1], lon_a[1:], lon_b[1:], lon_b[:-1]])\n    ins_a, ins_b = _inside(pxa, pya), _inside(pxb, pyb)\n    valid = ((qa.max(0) - qa.min(0)) <= gap)\n    valid &= np.hypot(np.diff(pxa), np.diff(pya)) <= jump_px\n    valid &= np.hypot(np.diff(pxb), np.diff(pyb)) <= jump_px\n    valid &= ins_a[:-1] & ins_a[1:] & ins_b[:-1] & ins_b[1:]\n    runs = _runs(0.5 * (sc[:-1] + sc[1:]), valid)\n    if runs:\n        polys = [np.column_stack([np.concatenate([pxa[i0:i1 + 1], pxb[i0:i1 + 1][::-1]]),\n                                  np.concatenate([pya[i0:i1 + 1], pyb[i0:i1 + 1][::-1]])])\n                 for i0, i1, _ in runs]\n        _clip(PolyCollection(polys, facecolors=_rgba(color, [0.30 * r[2] for r in runs]),\n                             edgecolors="none", linewidths=0, zorder=2))\n    lon_m, pxm, pym, scm = _grad_ring_px(mu_mid, theta_mid, cx, cy, Rx, Ry, inset, 4001)\n    ins = _inside(pxm, pym)\n    valid = (np.abs(np.diff(lon_m)) <= np.pi) & (np.hypot(np.diff(pxm), np.diff(pym)) <= jump_px)\n    valid &= ins[:-1] & ins[1:]\n    runs = _runs(0.5 * (scm[:-1] + scm[1:]), valid)\n    if runs:\n        segs = [np.column_stack([pxm[i0:i1 + 1], pym[i0:i1 + 1]]) for i0, i1, _ in runs]\n        _clip(LineCollection(segs, colors=_rgba("white", [0.95 * r[2] for r in runs]),\n                             linewidths=2.8 + 1.5, zorder=3, capstyle="butt", joinstyle="round"))\n        _clip(LineCollection(segs, colors=_rgba(color, [1.0 * r[2] for r in runs]),\n                             linewidths=2.8, zorder=4, capstyle="butt", joinstyle="round"))\n\n\ndef draw_overlay(rgb, reg, seed, source):\n\n    h, w, _ = rgb.shape\n    cx, cy, Rx, Ry = reg["cx"], reg["cy"], reg["Rx"], reg["Ry"]\n    # Published colored Mollweide (seed detect) — used to keep overlays inside\n    # the Migkas map even when registration ellipse is slightly larger.\n    scx = float(seed["cx"])\n    scy = float(seed["cy"])\n    sRx = float(seed["Rx"])\n    sRy = float(seed["Ry"])\n\n    dpi = 120\n    _extra_h = 1.35 if SHOW_LEGEND else 0.35  # tighten when legend omitted\n    fig, ax = plt.subplots(figsize=(w / dpi, (h / dpi) + _extra_h), dpi=dpi)\n    ax.imshow(rgb, origin="upper", extent=(0, w, h, 0), interpolation="nearest")\n    ax.set_xlim(0, w)\n    ax.set_ylim(h, 0)\n    ax.set_aspect("equal")\n    ax.axis("off")\n\n    # clip_path = registered oval (cx,cy,Rx,Ry). Registration itself is unchanged.\n    # Because the refined ellipse can sit a bit outside the published colored\n    # map, we ALSO inset strokes and cull/inset markers against the seed oval.\n    clip_oval = Ellipse(\n        (cx, cy), width=2.0 * Rx, height=2.0 * Ry,\n        facecolor="none", edgecolor="none", transform=ax.transData,\n    )\n    ax.add_patch(clip_oval)\n\n    # Stroke inset so thick white+color underlays do not AA-bleed past the rim.\n    STROKE_INSET = 0.97\n    # Cull points outside this fraction of the published colored seed oval.\n    COLOR_R = 0.978\n    color_oval = (scx, scy, sRx, sRy, COLOR_R)\n\n    def stroke_curve(ell, b, color, lw, ls="-"):\n        # White underlay then color — stands out on magma without looking oversized.\n        plot_lb_curve(\n            ax, ell, b, cx, cy, Rx, Ry, inset=STROKE_INSET, clip_path=clip_oval,\n            color_oval=color_oval,\n            color="white", lw=lw + 1.6, ls=ls, alpha=0.95,\n            solid_capstyle="round", zorder=3,\n        )\n        plot_lb_curve(\n            ax, ell, b, cx, cy, Rx, Ry, inset=STROKE_INSET, clip_path=clip_oval,\n            color_oval=color_oval,\n            color=color, lw=lw, ls=ls, alpha=1.0,\n            solid_capstyle="round", zorder=4,\n        )\n\n    def mark_point(ell, b, marker, color, ms):\n        """Place marker; pull limb symbols inward so halo stays in colored oval."""\n        px, py = as_xy(*lb_to_px(ell, b, cx, cy, Rx, Ry))\n        # Approx marker+halo radius in pixels (ms is points).\n        halo_ms = ms + 1.8\n        ms_px = 0.5 * halo_ms * (dpi / 72.0)\n        # Normalized margin inside the published colored oval.\n        margin = ms_px / min(sRx, sRy) + 0.012\n        r_lim = max(0.55, COLOR_R - margin)\n\n        Xn = (px - scx) / sRx\n        Yn = (py - scy) / sRy\n        r_col = float(np.hypot(Xn, Yn))\n\n        if r_col > 1e-9:\n            # Scale toward colored-oval center so the whole symbol fits.\n            if r_col > r_lim:\n                scale = r_lim / r_col\n                px = scx + (px - scx) * scale\n                py = scy + (py - scy) * scale\n                Xn = (px - scx) / sRx\n                Yn = (py - scy) / sRy\n                r_col = float(np.hypot(Xn, Yn))\n            # Mild extra inset for everyone (matches stroke inset spirit).\n            mild = min(STROKE_INSET, 0.995)\n            px = scx + (px - scx) * mild\n            py = scy + (py - scy) * mild\n            Xn = (px - scx) / sRx\n            Yn = (py - scy) / sRy\n            r_col = float(np.hypot(Xn, Yn))\n\n        # Skip if still too close to the rim for this marker size.\n        if r_col + margin > COLOR_R + 1e-6:\n            return\n\n        def _mark(m_size, m_color, m_edge, m_ew, z):\n            (line,) = ax.plot(\n                px, py, marker=marker, ms=m_size, color=m_color,\n                markeredgecolor=m_edge, markeredgewidth=m_ew, linestyle="None",\n                zorder=z, clip_path=clip_oval, clip_on=True,\n            )\n            line.set_clip_path(clip_oval)\n            line.set_clip_on(True)\n\n        _mark(ms + 1.8, "white", "white", 0, 6)\n        _mark(ms, color, "k", 0.55, 7)\n\n    # CoE axis at geometric inset=1.0. Do NOT overlay Dec=0 — Migkas already\n    # printed the celestial equator on Fig. 8; a second green dashed stroke fights it.\n    def stroke_curve_geom(ell, b, color, lw, ls="-"):\n        plot_lb_curve(\n            ax, ell, b, cx, cy, Rx, Ry, inset=1.0, clip_path=clip_oval,\n            color_oval=color_oval,\n            color="white", lw=lw + 1.6, ls=ls, alpha=0.95,\n            solid_capstyle="round", zorder=3,\n        )\n        plot_lb_curve(\n            ax, ell, b, cx, cy, Rx, Ry, inset=1.0, clip_path=clip_oval,\n            color_oval=color_oval,\n            color=color, lw=lw, ls=ls, alpha=1.0,\n            solid_capstyle="round", zorder=4,\n        )\n\n    # CoE↔anti-CoE axis = great circle through ±D (tilted +30°; not Galactic equator)\n    _ax_ell, _ax_b = great_circle_through_poles(D_HAT, n=721)\n    stroke_curve_geom(_ax_ell, _ax_b, C_AXIS, lw=1.15)\n\n    # Exactly four highlight bands (match three-panel Panel B): each ±9°\n    # (= 18° end-to-end = 5% of 360°) + one solid mid-stroke. No companion.\n    for (lo, hi), mid, color in zip(MAX_BANDS, THETA_MAX, COLORS_MAX):\n        (fill_highlight_band_grad if GRAD else fill_highlight_band)(\n            ax, lo, hi, mid, cx, cy, Rx, Ry, color,\n            inset=STROKE_INSET, clip_path=clip_oval, color_oval=color_oval,\n        )\n    for (lo, hi), mid, color in zip(MIN_BANDS, THETA_MIN, COLORS_MIN):\n        (fill_highlight_band_grad if GRAD else fill_highlight_band)(\n            ax, lo, hi, mid, cx, cy, Rx, Ry, color,\n            inset=STROKE_INSET, clip_path=clip_oval, color_oval=color_oval,\n        )\n\n    # Markers (limb ones get stronger inset inside mark_point); per-loop colors\n    mark_point(ANTI_COE_LB[0], ANTI_COE_LB[1], "o", C_ANTI, ms=5.5)\n    mark_point(COE_LB[0], COE_LB[1], "*", C_COE, ms=7.5)\n    for (ell, b), color in zip(MIGKAS_MAXES, COLORS_MAX):\n        mark_point(ell, b, "^", color, ms=6.5)\n    for (ell, b), color in zip(MIGKAS_MINS, COLORS_MIN):\n        mark_point(ell, b, "s", color, ms=6.0)\n\n    handles = [\n        Patch(\n            facecolor=C_MAX_30, alpha=0.55, edgecolor=C_MAX_30,\n            label=(\n                rf"MAX $\\theta\\!=\\!{THETA_MAX[0]:g}^\\circ$ band "\n                rf"[{MAX_BANDS[0][0]:g},{MAX_BANDS[0][1]:g}]$^\\circ$ "\n                rf"($18^\\circ$=$\\pm9^\\circ$=5% of $360^\\circ$)"\n            ),\n        ),\n        Patch(\n            facecolor=C_MAX_185, alpha=0.55, edgecolor=C_MAX_185,\n            label=(\n                rf"MAX $\\theta\\!=\\!{THETA_MAX[1]:g}^\\circ$ band "\n                rf"[{MAX_BANDS[1][0]:g},{MAX_BANDS[1][1]:g}]$^\\circ$ "\n                rf"($18^\\circ$=$\\pm9^\\circ$)"\n            ),\n        ),\n        Patch(\n            facecolor=C_MIN_115, alpha=0.55, edgecolor=C_MIN_115,\n            label=(\n                rf"MIN $\\theta\\!=\\!{THETA_MIN[0]:g}^\\circ$ band "\n                rf"[{MIN_BANDS[0][0]:g},{MIN_BANDS[0][1]:g}]$^\\circ$ "\n                rf"($18^\\circ$=$\\pm9^\\circ$)"\n            ),\n        ),\n        Patch(\n            facecolor=C_MIN_265, alpha=0.55, edgecolor=C_MIN_265,\n            label=(\n                rf"MIN $\\theta\\!=\\!{THETA_MIN[1]:g}^\\circ$ band "\n                rf"[{MIN_BANDS[1][0]:g},{MIN_BANDS[1][1]:g}]$^\\circ$ "\n                rf"($18^\\circ$=$\\pm9^\\circ$)"\n            ),\n        ),\n        Line2D([0], [0], color=C_AXIS, lw=2.0, label=r"CoE axis tilted $+15^\\circ$"),\n        Line2D(\n            [0], [0], marker="^", color="w", markerfacecolor=C_MAX_30,\n            markeredgecolor="k", linestyle="None", ms=8,\n            label=rf"MAX $({MIGKAS_MAXES[0][0]:.0f}^\\circ,{MIGKAS_MAXES[0][1]:+.0f}^\\circ)$",\n        ),\n        Line2D(\n            [0], [0], marker="^", color="w", markerfacecolor=C_MAX_185,\n            markeredgecolor="k", linestyle="None", ms=8,\n            label=rf"MAX $({MIGKAS_MAXES[1][0]:.0f}^\\circ,{MIGKAS_MAXES[1][1]:+.0f}^\\circ)$",\n        ),\n        Line2D(\n            [0], [0], marker="s", color="w", markerfacecolor=C_MIN_115,\n            markeredgecolor="k", linestyle="None", ms=7,\n            label=rf"MIN $({MIGKAS_MINS[0][0]:.0f}^\\circ,{MIGKAS_MINS[0][1]:+.0f}^\\circ)$",\n        ),\n        Line2D(\n            [0], [0], marker="s", color="w", markerfacecolor=C_MIN_265,\n            markeredgecolor="k", linestyle="None", ms=7,\n            label=rf"MIN $({MIGKAS_MINS[1][0]:.0f}^\\circ,{MIGKAS_MINS[1][1]:+.0f}^\\circ)$",\n        ),\n        Line2D([0], [0], marker="o", color=C_ANTI, markeredgecolor="k",\n               linestyle="None", ms=6,\n               label=r"anti-CoE $+x$ $(0^\\circ,+15^\\circ)$"),\n        Line2D([0], [0], marker="*", color=C_COE, markeredgecolor="k",\n               linestyle="None", ms=9,\n               label=r"CoE $(180^\\circ,-15^\\circ)$"),\n    ]\n    if SHOW_LEGEND:\n        leg = ax.legend(\n            handles=handles, loc="upper center", bbox_to_anchor=(0.5, -0.012),\n            ncol=4, fontsize=7.5, frameon=True, fancybox=False,\n            edgecolor="#222222", framealpha=1.0, facecolor="white",\n            labelcolor="#111111", borderpad=0.6, handlelength=2.0,\n        )\n        leg.get_frame().set_linewidth(1.2)\n    fig.suptitle(\n        r"Migkas Fig. 8 $\\theta=75^\\circ$ $A/A_{\\rm all}$"\n        r" + four CoE highlight bands, each $18^\\circ$ end-to-end ($\\pm9^\\circ$ = 5% of $360^\\circ$)"\n        "\\n"\n        r"(two MAX + two MIN; cyan/green/magenta/blue; anti-CoE at $(0^\\circ,+15^\\circ)$; "\n        r"CoE axis tilted $+15^\\circ$; $\\ell$ increases LEFT"\n        + (r"; gradient: darkest at $\\theta$ ray, transparent opposite" if GRAD else "")\n        + (rf"; ${ROLL:+g}^\\circ$ CCW about CoE axis" if abs(ROLL) > 1e-9 else "")\n        + ")",\n        fontsize=10.5, y=0.985,\n    )\n    fig.subplots_adjust(left=0.01, right=0.99, top=0.92, bottom=(0.13 if SHOW_LEGEND else 0.02))\n    fig.savefig(PNG_PATH, dpi=dpi, facecolor="white")\n    plt.close(fig)\n    print(f"wrote {PNG_PATH}")\n\n\ndef main():\n    source = choose_source()\n    print(f"source: {source}")\n    rgb = np.asarray(Image.open(source).convert("RGB"))\n    seed = detect_oval_bbox(rgb)\n    print("oval seed:", {k: seed[k] for k in ("cx", "cy", "Rx", "Ry", "x0", "x1", "y0", "y1")})\n    # Restore previous visually-good oval (Chris preferred). No medial-axis Rx stretch.\n    reg = dict(GOOD_REG)\n    h, w, _ = rgb.shape\n    dark = rgb.mean(axis=2) < 55\n    dist = chamfer_distance_to_dark(dark)\n    ell_eq, b_eq = celestial_equator_lb(2500)\n    lon = np.deg2rad(lon_disp_from_ell(ell_eq))\n    lat = np.deg2rad(b_eq)\n    mx, my = mollweide_xy(lon, lat)\n    Xn = mx / (2.0 * np.sqrt(2.0))\n    Yn = my / np.sqrt(2.0)\n    px = reg["cx"] + Xn * reg["Rx"]\n    py = reg["cy"] - Yn * reg["Ry"]\n    m = (px >= 1) & (px < w - 1) & (py >= 1) & (py < h - 1)\n    xi = np.clip(np.round(px[m]).astype(int), 0, w - 1)\n    yi = np.clip(np.round(py[m]).astype(int), 0, h - 1)\n    reg["ceq_median_px"] = float(np.median(dist[yi, xi]))\n    reg["registration_source"] = "hard-set GOOD_REG (pre medial-axis retune)"\n    print("restored reg:", {k: reg[k] for k in ("cx", "cy", "Rx", "Ry", "ceq_median_px")})\n    checks = validate_landmarks(rgb, reg)\n    print(\n        "validation OK — max0 RGB", checks["migkas_max0_rgb_mean"],\n        "min1 RGB", checks["migkas_min1_rgb_mean"],\n    )\n    global PNG_PATH, JSON_PATH, GRAD, ROLL\n    for name, g, r in VERSIONS:\n        PNG_PATH = SM_DIR / f"fig8_overlay_{name}.png"\n        JSON_PATH = SM_DIR / f"fig8_overlay_{name}.json"\n        GRAD, ROLL = g, r\n        draw_overlay(rgb, reg, seed, source)\n        img = Image.open(PNG_PATH).convert("RGB")\n        img.resize((1700, round(img.height * 1700 / img.width)), Image.LANCZOS).save(\n            SM_DIR / f"fig8_overlay_{name}_web.jpg", quality=88)\n\n    meta = {\n        "png": str(PNG_PATH),\n        "script": str(Path(__file__).resolve()),\n        "source_image": str(source),\n        "convention": (\n            "Galactic Mollweide; lon_disp=-wrap(ell); ell increases LEFT "\n            "(Migkas Fig.8)"\n        ),\n        "axis_tilt_b_deg": AXIS_TILT_B_DEG,\n        "anti_CoE_lb_deg": [float(ANTI_COE_LB[0]), float(ANTI_COE_LB[1])],\n        "CoE_lb_deg": [float(COE_LB[0]), float(COE_LB[1])],\n        "D_hat_galactic_xyz": D_HAT.tolist(),\n        "axis_tilt_reason": (\n            "Chris 2026-09-22 — markers fixed, rings rotate up 30°"\n        ),\n        "migkas_max_lb_deg": [list(p) for p in MIGKAS_MAXES],\n        "migkas_min_lb_deg": [list(p) for p in MIGKAS_MINS],\n        "theta_max_from_plus_x_deg": list(THETA_MAX),\n        "theta_min_from_plus_x_deg": list(THETA_MIN),\n        "band_half_width_deg": BAND_HALF,\n        "band_full_width_deg": BAND_FULL,\n        "band_width_note": "5% of 360° = 18° end-to-end = ±9° about each MAX/MIN center",\n        "max_bands_deg": [list(b) for b in MAX_BANDS],\n        "min_bands_deg": [list(b) for b in MIN_BANDS],\n        "band_intervals": {\n            "MAX_30": [float(MAX_BANDS[0][0]), float(MAX_BANDS[0][1])],\n            "MAX_185": [float(MAX_BANDS[1][0]), float(MAX_BANDS[1][1])],\n            "MIN_115": [float(MIN_BANDS[0][0]), float(MIN_BANDS[0][1])],\n            "MIN_265": [float(MIN_BANDS[1][0]), float(MIN_BANDS[1][1])],\n        },\n        "colors": {\n            "MAX_30": C_MAX_30,\n            "MAX_185": C_MAX_185,\n            "MIN_115": C_MIN_115,\n            "MIN_265": C_MIN_265,\n            "palette": "magma-popping cyan/magenta/lime/sky (no reds/oranges)",\n        },\n        "mu_max_bands": [list(mu_pair_for_band(lo, hi)) for lo, hi in MAX_BANDS],\n        "mu_min_bands": [list(mu_pair_for_band(lo, hi)) for lo, hi in MIN_BANDS],\n        "scan_stop_source": (\n            "best_fit_2ell_multiplier.npz A_after extrema (two max, two min); "\n            f"each drawn as one transparent {BAND_FULL:.0f}° end-to-end highlight "\n            f"(±{BAND_HALF:.0f}° = 5% of 360°) + one solid mid-stroke; "\n            "matches three-panel Panel B; no companion"\n        ),\n        "matches_three_panel": str(OUT_DIR / "make_coe_rings_migkas_pin_axis.py"),\n        "oval_seed_bbox": {\n            "x0": seed["x0"], "x1": seed["x1"], "y0": seed["y0"], "y1": seed["y1"],\n            "cx": seed["cx"], "cy": seed["cy"], "Rx": seed["Rx"], "Ry": seed["Ry"],\n        },\n        "registration": {\n            "cx": reg["cx"], "cy": reg["cy"], "Rx": reg["Rx"], "Ry": reg["Ry"],\n            "ceq_median_px": reg["ceq_median_px"],\n            "registration_source": reg.get("registration_source"),\n            "ceq_residual_before_registration": dict(GOOD_REG),\n            "rejected_medial_axis_reg": {\n                "cx": 865.6, "cy": 766.4, "Rx": 706.19, "Ry": 393.70,\n                "note": "medial-axis / achromatic DT-ridge retune; blew up Rx; reverted",\n            },\n            "dofs": ["cx", "cy", "Rx", "Ry"],\n            "drawing": {\n                "dec0_drawn": False,\n                "dec0_note": "not drawn; use Migkas published celestial equator",\n                "coe_axis_inset": 1.0,\n                "rings_inset": 0.97,\n                "note": "CoE axis geometric inset=1; rings mild inset; no Dec=0 overlay",\n            },\n            "method": (\n                "oval seed detect + hard-set to pre-retune visually-good (cx,cy,Rx,Ry); "\n                "medial-axis Rx stretch rejected; Dec=0 NOT overlaid (published CEQ kept); "\n                "CoE-axis inset=1.0; rings inset~0.97"\n            ),\n        },\n        "landmark_checks": checks,\n        "drawing": (\n            "Exactly 4 features. Each = ONE smooth transparent PolyCollection "\n            "band (θ±9°, 18° end-to-end) + ONE solid mid-stroke at center θ. "\n            "Fill alpha≈0.30. Mid-stroke: thin white underlay (lw+1.5) then color "\n            "(lw=2.8). NO black outer rim; NO thick white halo stacks; NO dual "\n            "boundary-edge strokes. Colors: cyan/magenta/lime/sky for magma. "\n            "No 283° companion. Dec=0 NOT overlaid."\n        ),\n        "legend_summary": (\n            "four highlight bands, each 18° end-to-end (±9° = 5% of 360%); "\n            "MAX cyan+magenta, MIN lime+sky; intervals [21,39]/[176,194]/[106,124]/[256,274]"\n        ),\n        "notes": [\n            "Exactly 4 features matching three-panel Panel B geometry/width",\n            "Each = ONE smooth transparent PolyCollection ribbon (±9°) + ONE solid mid-stroke only",\n            "Clean draw: fill alpha=0.30; mid-stroke thin white underlay (lw+1.5) + color lw=2.8; no black rim; no boundary-edge halos",\n            "No multi-stroke scribble wash; no 283° companion; no Dec=0 overlay",\n            "MAX bands [21,39] & [176,194]; MIN bands [106,124] & [256,274]",\n            "Colors: MAX_30=#00e5ff, MAX_185=#ff2d95, MIN_115=#b8f200, MIN_265=#4fc3f7",\n            "band_half_width_deg=9, band_full_width_deg=18 (5% of 360°)",\n            "Exact n·x̂=μ small-circles; seam-split polygon fill; mid via plot_closed_ring",\n            "No ellipse-fit, no interior chords, no decorative oval-rim loops",\n            "No blocking text box on the map; legend below",\n            "Colorbar preserved from source (overlays stay on oval)",\n            "Overlays clip_path = registered Ellipse(cx,cy,Rx,Ry); rings stroke inset 0.97",\n            "Dec=0 NOT drawn (Migkas Fig.8 already has celestial equator); CoE axis = great circle through ±D (tilted +30°) at inset=1.0",\n            "axis_tilt_b_deg=30; anti-CoE (0°,+30°), CoE (180°,−30°); Migkas markers fixed at true sky positions",\n            "Registration hard-set to pre medial-axis params (863,763.25,693.9927,392.542425); DT-ridge fit rejected",\n            "Limb markers inset toward colored-oval center so halo stays inside",\n            "Points culled at COLOR_R=0.978 of seed oval; limb markers inset to fit halo",\n        ],\n    }\n    pass  # per-version JSON not written (PNG only)\n    print(f"wrote {JSON_PATH}")\n\n\nif __name__ == "__main__":\n    main()\n'
exec(compile(SOURCE, '/workspace/cosmology/figures/make_migkas_fig8_overlay_matched.py', 'exec'), {'__name__': '__main__', '__file__': '/workspace/cosmology/figures/make_migkas_fig8_overlay_matched.py'})
print('wrote', OUT if os.path.exists(OUT) else '(no matching figure produced)')
